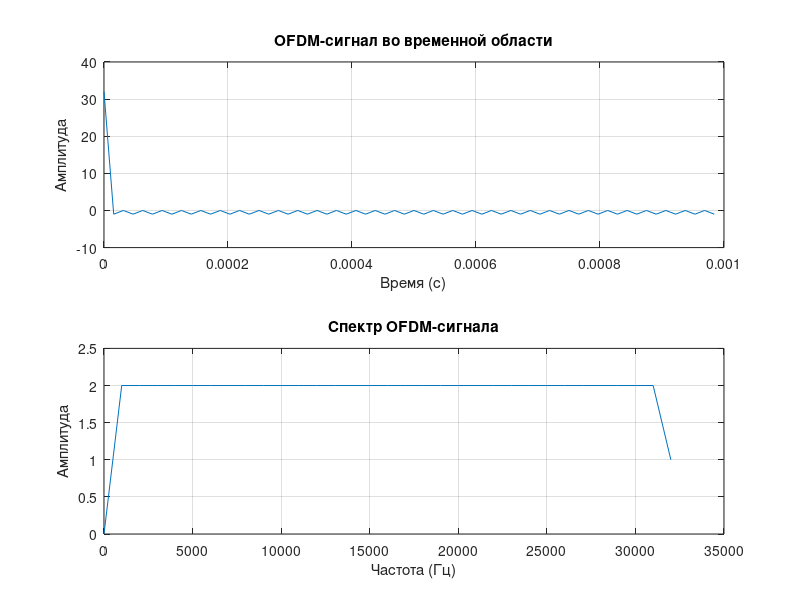

The MATLAB source for this figure:
% Параметры сигнала
N = 32;                  % Количество поднесущих
Tsym = 0.001;            % Длительность OFDM-символа (сек)
df = 1 / Tsym;          % Расстояние между поднесущими (Гц)
F = df * N;             % Полоса сигнала (Гц)

Fs = 2 * F;             % Частота дискретизации (должна быть больше полосы сигнала)
T = 1 / Fs;             % Период дискретизации
L = round(Tsym / T);    % Длина сигнала (количество отсчетов)
t = (0:L-1) * T;        % Временная ось

% Генерация случайных данных для модуляции
%data = randi([0 1], 1, N);
data = ones(1, N);

% Модуляция данных на поднесущие
ofdm_signal = zeros(1, L);
for k = 1:N
    ofdm_signal = ofdm_signal + data(k) * exp(1j * 2 * pi * k * df * t);
end

% Вычисление спектра
Y = fft(ofdm_signal);
P2 = abs(Y / L);
P1 = P2(1:L/2+1);
P1(2:end-1) = 2 * P1(2:end-1);
f = Fs * (0:(L/2)) / L;

% Построение графика сигнала во временной области
figure;
subplot(2, 1, 1);
plot(t, real(ofdm_signal)); % Отображаем только реальную часть сигнала
title('OFDM-сигнал во временной области');
xlabel('Время (с)');
ylabel('Амплитуда');
grid on;

% Построение спектра
subplot(2, 1, 2);
plot(f, P1);
title('Спектр OFDM-сигнала');
xlabel('Частота (Гц)');
ylabel('Амплитуда');
grid on;

% Вывод параметров
disp(['Расстояние между поднесущими (df): ', num2str(df), ' Гц']);
disp(['Полоса сигнала (F): ', num2str(F), ' Гц']);
disp(['Частота дискретизации (Fs): ', num2str(Fs), ' Гц']);
